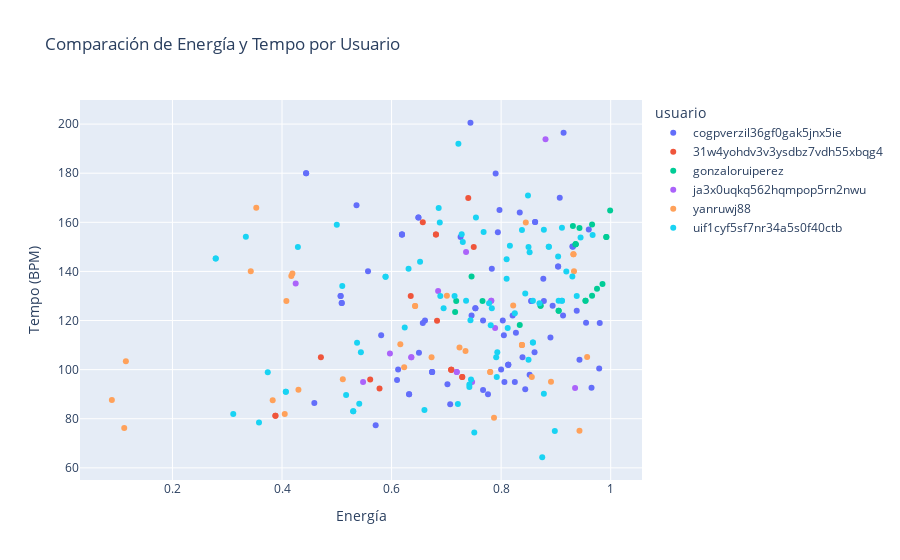

Notebook code cell kept with this figure:
### Code cell
# 3. Energía y Tempo por Usuario
fig3 = px.scatter(df, x="energy", y="tempo", color="usuario", 
                  title="Comparación de Energía y Tempo por Usuario",
                  labels={"energy": "Energía", "tempo": "Tempo (BPM)"})
fig3.show()
